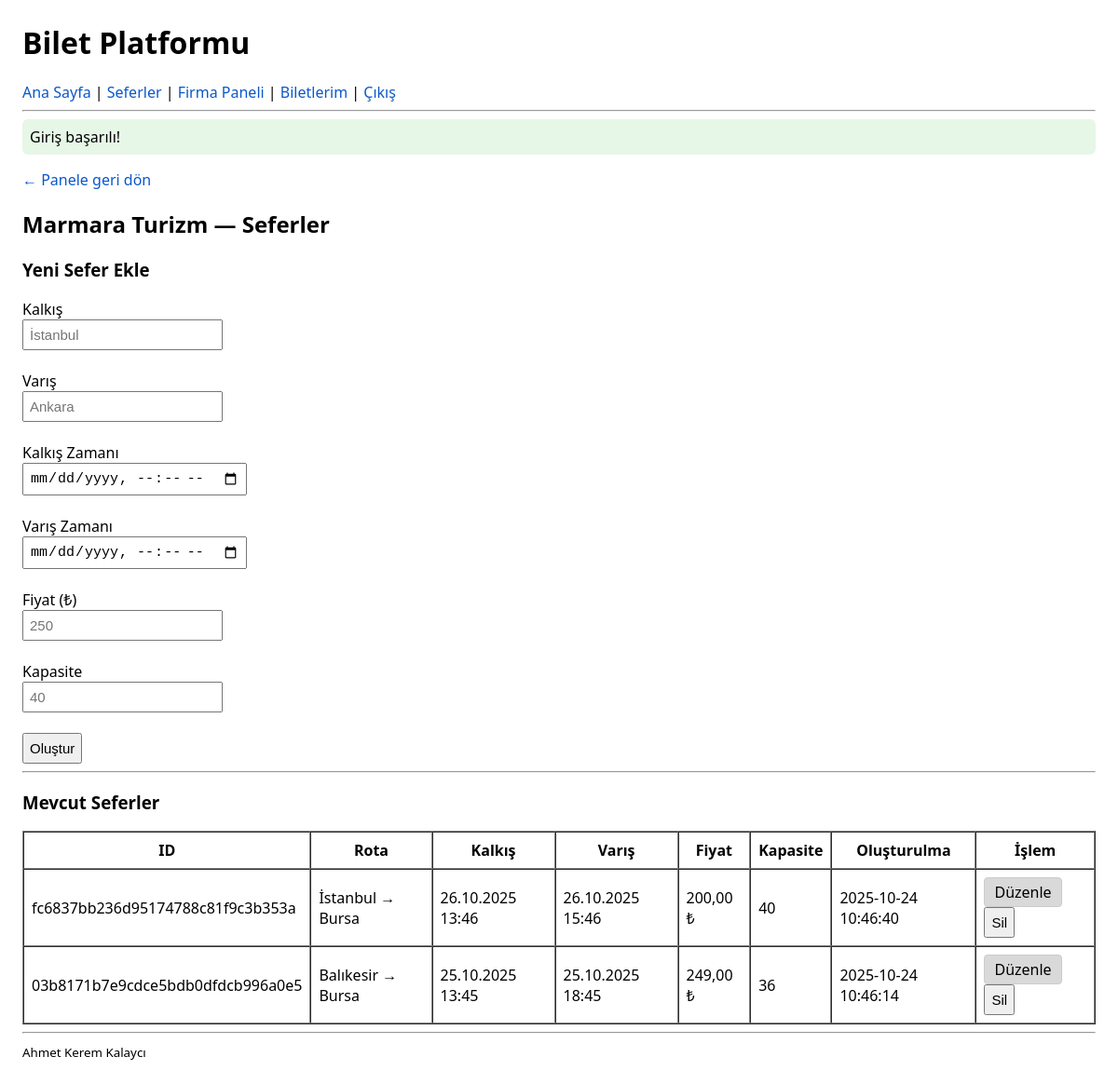
The app's page /company/trips.php (signed in) with its own data.
### tables this page shows
CREATE TABLE Bus_Company (
  id         TEXT PRIMARY KEY,          
  name       TEXT NOT NULL UNIQUE,     
  logo_path  TEXT,
  created_at TIMESTAMP DEFAULT CURRENT_TIMESTAMP
);

CREATE TABLE Trips (
  id               TEXT PRIMARY KEY,    
  company_id       TEXT NOT NULL,
  destination_city TEXT NOT NULL,
  arrival_time     DATETIME NOT NULL,
  departure_time   DATETIME NOT NULL,
  departure_city   TEXT NOT NULL,
  price            INTEGER NOT NULL,
  capacity         INTEGER NOT NULL,
  created_date     TIMESTAMP DEFAULT CURRENT_TIMESTAMP,
  FOREIGN KEY (company_id) REFERENCES Bus_Company(id)
);

### public/company/trips.php (the view, shortened to what this page needs)
<?php
require __DIR__ . '/../../app/init.php';
$pdo = DB::conn();
$pdo->setAttribute(PDO::ATTR_ERRMODE, PDO::ERRMODE_EXCEPTION);
$company_id = (string) (user()['company_id'] ?? '');
$st = $pdo->prepare("SELECT name FROM Bus_Company WHERE id = :id");
$st->execute([':id' => $company_id]);
$company_name = (string)($st->fetchColumn() ?: 'Firma');
$st = $pdo->prepare("SELECT id, departure_city, destination_city, departure_time, arrival_time, price, capacity, created_date
                     FROM Trips
                     WHERE company_id = :cid
                     ORDER BY departure_time DESC");
$st->execute([':cid' => $company_id]);
$trips = $st->fetchAll(PDO::FETCH_ASSOC);
$flash = get_flash();
if ($flash) echo "<p class='flash {$flash['type']}'>".e($flash['msg'])."</p>";
?>
<p><a href="/company/index.php">&larr; Panele geri dön</a></p>
<h2><?= e($company_name) ?> — Seferler</h2>
<h3>Yeni Sefer Ekle</h3>
<form method="post" action="/company/trips.php">
  <label>Kalkış</label><br>
  <input name="departure_city" required placeholder="İstanbul"><br><br>
  <label>Varış</label><br>
  <input name="destination_city" required placeholder="Ankara"><br><br>
  <label>Kalkış Zamanı</label><br>
  <input name="departure_time" type="datetime-local" required><br><br>
  <label>Varış Zamanı</label><br>
  <input name="arrival_time" type="datetime-local" required><br><br>
  <label>Fiyat (₺)</label><br>
  <input name="price_tl" required placeholder="250" type="number" step="0.01" min="0"><br><br>
  <label>Kapasite</label><br>
  <input name="capacity" required type="number" min="1" placeholder="40"><br><br>
  <button type="submit">Oluştur</button>
</form>
<hr>
<h3>Mevcut Seferler</h3>
<table border="1" cellpadding="8" cellspacing="0">
  <thead>
    <tr>
      <th>ID</th>
      <th>Rota</th>
      <th>Kalkış</th>
      <th>Varış</th>
      <th>Fiyat</th>
      <th>Kapasite</th>
      <th>Oluşturulma</th>
      <th>İşlem</th>
    </tr>
  </thead>
  <tbody>
    <?php if (empty($trips)): ?>
      <tr><td colspan="8">Henüz sefer yok.</td></tr>
    <?php else: ?>
      <?php foreach ($trips as $t): ?>
        <tr>
          <td><?= e($t['id']) ?></td>
          <td><?= e($t['departure_city']) ?> → <?= e($t['destination_city']) ?></td>
          <td><?= e(dtfmt($t['departure_time'])) ?></td>
          <td><?= e(dtfmt($t['arrival_time'])) ?></td>
          <td><?= e(money_tl((int)$t['price'])) ?></td>
          <td><?= (int)$t['capacity'] ?></td>
          <td><?= e((string)($t['created_date'] ?? '')) ?></td>
          <td>
            <a href="/company/trips.php?edit=<?= urlencode($t['id']) ?>"
               style="display:inline-block; padding:4px 10px; background:#d9d9d9; color:black; text-decoration:none; border:1px solid #ccc; border-radius:4px;">
               Düzenle
            </a>
            <form method="post" action="/company/trips.php" style="display:inline" onsubmit="return confirm('Silinsin mi?');">
              <button type="submit">Sil</button>
            </form>
          </td>
        </tr>
      <?php endforeach; ?>
    <?php endif; ?>
  </tbody>
</table>

### app/init.php (style rules this page uses)
input,button,select { padding:6px;font-size:15px }
a { color:#0a58ca;text-decoration:none }
.flash { padding:8px;border-radius:6px;margin:8px 0 }
.flash.success { background:#e7f7e7 }

### records on screen
bus_company: name "Marmara Turizm"
trips: id "fc6837bb236d95174788c81f9c3b353a", departure_city "İstanbul", destination_city "Bursa", departure_time "26.10.2025 13:46", arrival_time "26.10.2025 15:46", price "200,00 ₺", capacity "40", created_date "2025-10-24 10:46:40"
trips: id "03b8171b7e9cdce5bdb0dfdcb996a0e5", departure_city "Balıkesir", destination_city "Bursa", departure_time "25.10.2025 13:45", arrival_time "25.10.2025 18:45", price "249,00 ₺", capacity "36", created_date "2025-10-24 10:46:14"

### other values on screen
$flash['msg'] "Giriş başarılı!"
